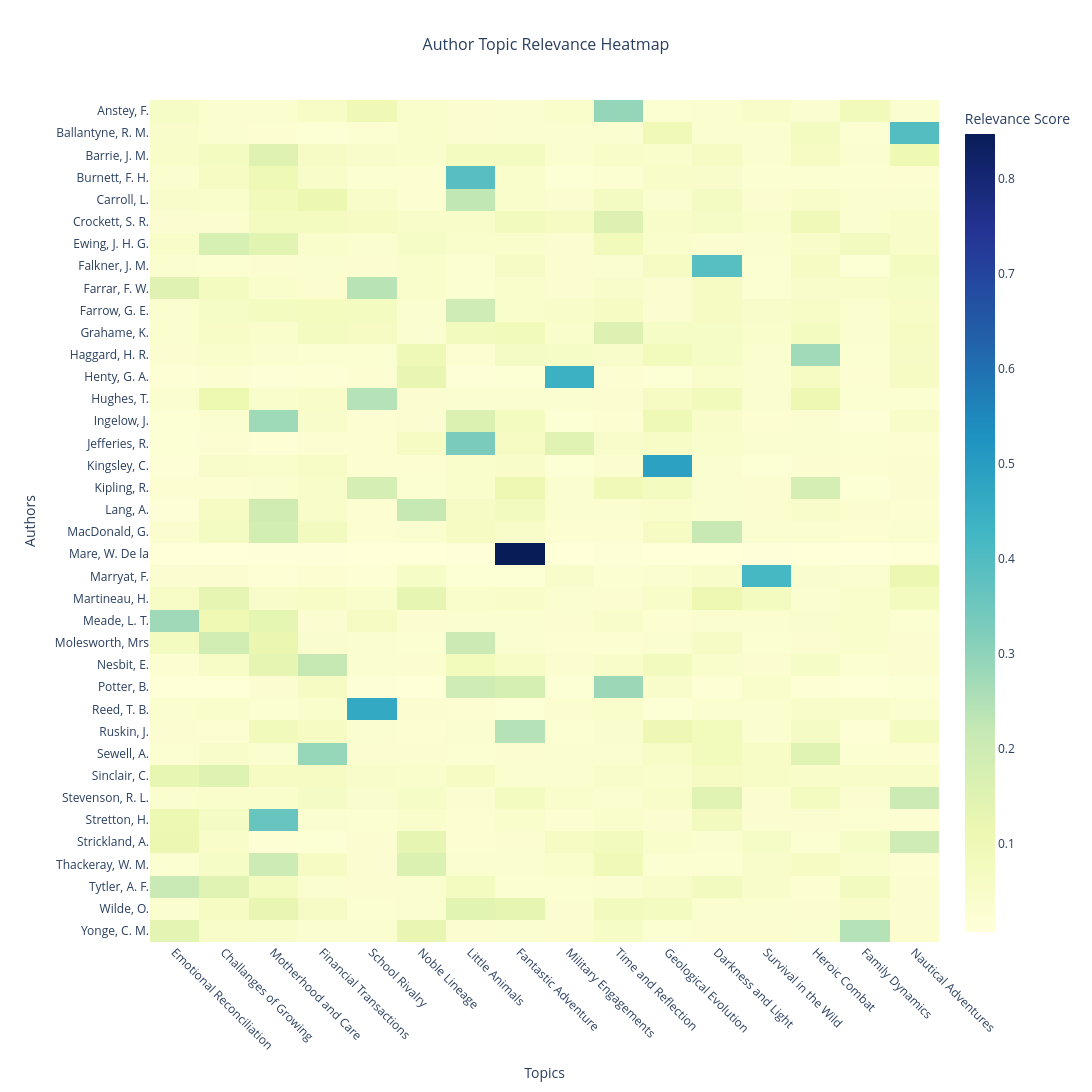

This figure's notebook cell:
### Code cell
generate_interactive_author_heatmap(df_visual, output_file="./visualizations/author_topic_relevance_heatmap.html")

### Figure 1 — Plotly figure (JSON) as saved in the notebook; plotly's stock layout.template omitted (floating-point values rounded to 4 significant figures; data arrays with more than 128 entries replaced by an {"elided": "..."} marker saying what was removed)
{"data": [{"colorbar": {"title": {"text": "Relevance Score"}}, "colorscale": [[0, "rgb(255,255,217)"], [0.125, "rgb(237,248,177)"], [0.25, "rgb(199,233,180)"], [0.375, "rgb(127,205,187)"], [0.5, "rgb(65,182,196)"], [0.625, "rgb(29,145,192)"], [0.75, "rgb(34,94,168)"], [0.875, "rgb(37,52,148)"], [1, "rgb(8,29,88)"]], "hoverongaps": false, "hovertemplate": "Document: %{y}<br>Topic: %{x}<br>Relevance: %{z:.4f}<extra></extra>", "name": "Selected Authors", "type": "heatmap", "x": ["Emotional Reconciliation", "Challanges of Growing", "Motherhood and Care", "Financial Transactions", "School Rivalry", "Noble Lineage", "Little Animals", "Fantastic Adventure", "Military Engagements", "Time and Reflection", "Geological Evolution", "Darkness and Light", "Survival in the Wild", "Heroic Combat", "Family Dynamics", "Nautical Adventures"], "y": ["Anstey, F.", "Ballantyne, R. M.", "Barrie, J. M.", "Burnett, F. H.", "Carroll, L.", "Crockett, S. R.", "Ewing, J. H. G.", "Falkner, J. M.", "Farrar, F. W.", "Farrow, G. E.", "Grahame, K.", "Haggard, H. R.", "Henty, G. A.", "Hughes, T.", "Ingelow, J.", "Jefferies, R.", "Kingsley, C.", "Kipling, R.", "Lang, A.", "MacDonald, G.", "Mare, W. De la", "Marryat, F.", "Martineau, H.", "Meade, L. T.", "Molesworth, Mrs", "Nesbit, E.", "Potter, B.", "Reed, T. B.", "Ruskin, J.", "Sewell, A.", "Sinclair, C.", "Stevenson, R. L.", "Stretton, H.", "Strickland, A.", "Thackeray, W. M.", "Tytler, A. F.", "Wilde, O.", "Yonge, C. M."], "z": {"elided": "38x16 float values"}}], "layout": {"font": {"size": 12}, "height": 1440, "margin": {"b": 150, "l": 150, "r": 50, "t": 100}, "title": {"font": {"size": 16}, "text": "Author Topic Relevance Heatmap", "x": 0.5}, "width": 1200, "xaxis": {"side": "bottom", "tickangle": 45, "title": {"text": "Topics"}}, "yaxis": {"autorange": "reversed", "tickangle": 0, "title": {"text": "Authors"}}}}
